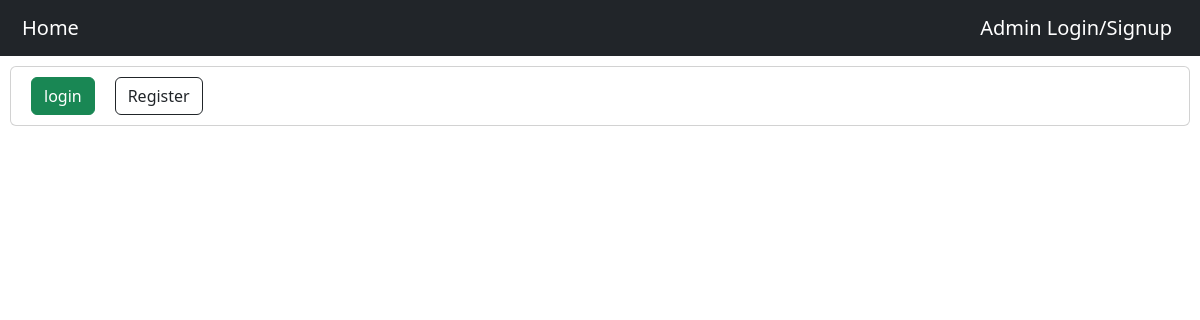
The app's page /, older data.
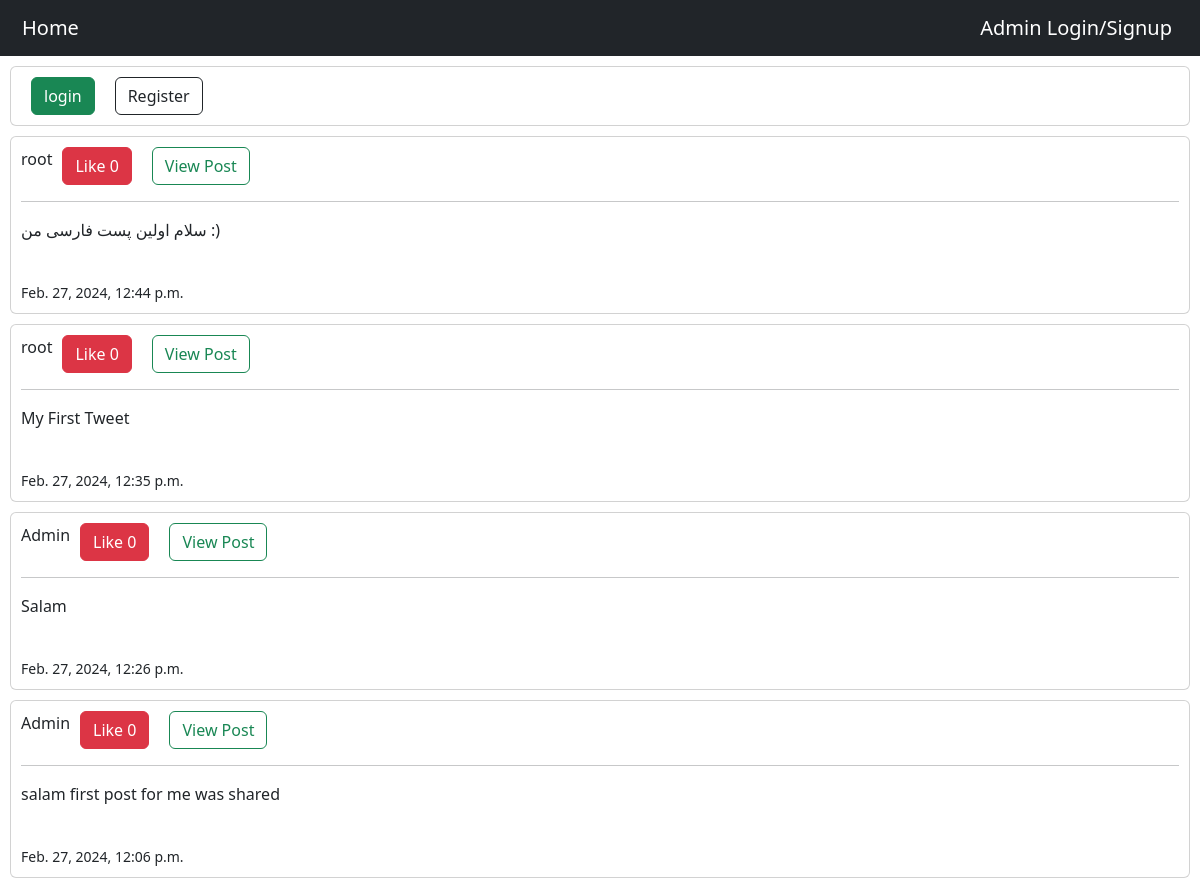
The same page, newer data.
### Home/models.py (models this page shows, shortened)
class Post(models.Model):
    user = models.ForeignKey(User, on_delete=models.CASCADE, related_name='posts')
    body = models.TextField()
    slug = models.SlugField()
    title = models.CharField(max_length=100, null=True, blank=True)
    created = models.DateTimeField(auto_now_add=True)
    updated = models.DateTimeField(auto_now=True)
    post_image = models.ImageField(null=True)
    class Meta:
        ordering = ['-created']
    def likes_count(self):
        return self.pvotes.count()

### Home/views.py (the view)
# urls.py: path('', HomeView.as_view(), name='HomeURL'),
class HomeView(View):
    def get(self, request):
        posts = Post.objects.all()
        return render(request, 'Home/post.html', {'posts': posts})

### Home/Templates/Home/post.html (shortened to what this page needs)
{% extends 'base.html' %}
{% block postblock %}
    {% for post in posts %}
        <div class="card">
            <div class="card-group">
                <label>{{ post.user.username }}</label>
                {% if request.user.is_authenticated  %}
                    <a href="{% url 'Home:PostLike' post.id %}" class="btn btn-danger">Like {{ post.likes_count }}</a>
                    {% if post.user.username == request.user.username%}
                        <a href="{% url 'Home:EditPost' post.id %}" class="btn btn-warning">Edit</a>
                    {% endif %}
                {% else %}
                    <a class="btn btn-danger">Like {{ post.likes_count }}</a>
                {% endif %}
                <a class="btn btn-outline-success" href="{% url 'Home:post_detail' post.id %}">View Post</a>
            </div>
            <hr>
            <p>{{ post.body }}</p>
            <br>
            <small>{{ post.created }}</small>
        </div>
    {% endfor %}
{% endblock %}

### Templates/base.html (shortened to what this page needs)
<!DOCTYPE html>
<html lang="en">
<head>
    {% load static %}
    <link rel="stylesheet" href="{% static '/css/bootstrap/bootstrap.min.css' %}">
</head>
<body>
    {%  include 'navbar.html' %}
    {% include 'Home/usercontroller.html' %}
    {% block postblock %}{% endblock %}
</body>
</html>

### Templates/navbar.html
<nav class="navbar navbar-expand-lg navbar-dark bg-dark">
      <div class="container-fluid">
        <a class="navbar-brand" href="/">Home</a>
        <a class="navbar-brand" href="admin/">Admin Login/Signup</a>
      </div>
</nav>

### Home/Templates/Home/usercontroller.html
<div class="card card-group">
    {% if request.user.is_authenticated %}
        <p>{{ request.user}}</p>
        <a href="{% url 'Home:ProfileURL' %}" class="btn btn-secondary">Profile</a>
        <a href="{% url 'accounts:LogoutURL' %}" class="btn btn-danger">logout</a>
        <a href="{% url 'Home:NewPostURL' %}" class="btn btn-outline-primary">+ New Post</a>
    {% else %}
        <a href="{% url 'accounts:LoginURL' %}" class="btn btn-success">login</a>
        <a href="{% url 'accounts:RegisterURL' %}" class="btn btn-outline-dark">Register</a>
    {% endif %}
</div>

### Templates/base.html (style rules this page uses)
.card, .form { margin: 10px; padding: 10px; }
a { margin-left: 10px; margin-right: 10px; }

Row changes from the older to the newer data that the page shows:
added Post: user.username "root", likes_count "0", body "سلام اولین پست فارسی من :)", created "Feb. 27, 2024, 12:44 p.m."
added Post: user.username "root", likes_count "0", body "My First Tweet", created "Feb. 27, 2024, 12:35 p.m."
added Post: user.username "Admin", likes_count "0", body "Salam", created "Feb. 27, 2024, 12:26 p.m."
added Post: user.username "Admin", likes_count "0", body "salam first post for me was shared", created "Feb. 27, 2024, 12:06 p.m."
